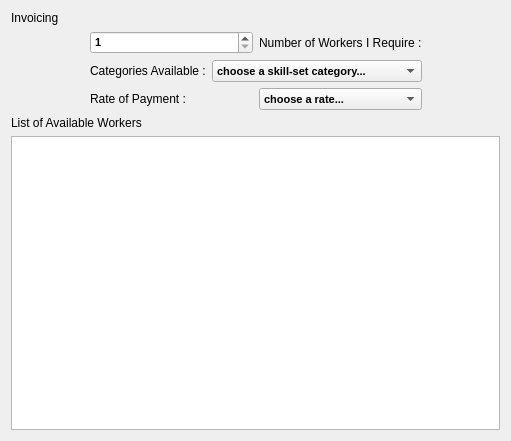
         <widget class="QWidget" name="layoutWidget_12">
          <property name="geometry">
           <rect>
            <x>790</x>
            <y>70</y>
            <width>511</width>
            <height>441</height>
           </rect>
          </property>
          <layout class="QVBoxLayout" name="verticalLayout_8">
           <item>
            <widget class="QLabel" name="label_11">
             <property name="font">
              <font>
               <family>System</family>
              </font>
             </property>
             <property name="text">
              <string>Invoicing</string>
             </property>
            </widget>
           </item>
           <item>
            <layout class="QHBoxLayout" name="horizontalLayout_8">
             <item>
              <spacer name="horizontalSpacer_16">
               <property name="orientation">
                <enum>Qt::Horizontal</enum>
               </property>
               <property name="sizeHint" stdset="0">
                <size>
                 <width>40</width>
                 <height>20</height>
                </size>
               </property>
              </spacer>
             </item>
             <item>
              <layout class="QVBoxLayout" name="verticalLayout_12">
               <item>
                <layout class="QHBoxLayout" name="horizontalLayout_9">
                 <item>
                  <widget class="QSpinBox" name="spinBox_workforce_2">
                   <property name="font">
                    <font>
                     <family>System</family>
                     <pointsize>8</pointsize>
                     <weight>75</weight>
                     <bold>true</bold>
                    </font>
                   </property>
                   <property name="statusTip">
                    <string>Number of wokers needed</string>
                   </property>
                   <property name="minimum">
                    <number>1</number>
                   </property>
                   <property name="maximum">
                    <number>600</number>
                   </property>
                  </widget>
                 </item>
                 <item>
                  <widget class="QLabel" name="label_12">
                   <property name="font">
                    <font>
                     <family>System</family>
                    </font>
                   </property>
                   <property name="text">
                    <string>Number of Workers I Require :</string>
                   </property>
                  </widget>
                 </item>
                </layout>
               </item>
               <item>
                <layout class="QHBoxLayout" name="horizontalLayout_10">
                 <item>
                  <widget class="QLabel" name="label_13">
                   <property name="font">
                    <font>
                     <family>System</family>
                    </font>
                   </property>
                   <property name="text">
                    <string>Categories Available :</string>
                   </property>
                   <property name="buddy">
                    <cstring>comboBox_skill_new</cstring>
                   </property>
                  </widget>
                 </item>
                 <item>
                  <widget class="QComboBox" name="comboBox_skill_new_2">
                   <property name="font">
                    <font>
                     <family>System</family>
                     <pointsize>8</pointsize>
                     <weight>75</weight>
                     <bold>true</bold>
                    </font>
                   </property>
                   <property name="statusTip">
                    <string>Skill set Requirment</string>
                   </property>
                   <item>
                    <property name="text">
                     <string>choose a skill-set category...</string>
                    </property>
                   </item>
                   <item>
                    <property name="text">
                     <string>House Keeping</string>
                    </property>
                   </item>
                   <item>
                    <property name="text">
                     <string>Cathering Services</string>
                    </property>
                   </item>
                   <item>
                    <property name="text">
                     <string>Gaurd/Watch Personnel</string>
                    </property>
                   </item>
                   <item>
                    <property name="text">
                     <string>Property Security</string>
                    </property>
                   </item>
                   <item>
                    <property name="text">
                     <string>Personal Security</string>
                    </property>
                   </item>
                   <item>
                    <property name="text">
                     <string>Accountants</string>
                    </property>
                   </item>
                   <item>
                    <property name="text">
                     <string>Event Organizing Personnel</string>
                    </property>
                   </item>
                   <item>
                    <property name="text">
                     <string>Electric Retailers Personnel</string>
                    </property>
                   </item>
                   <item>
                    <property name="text">
                     <string>Hardware Retailers Personnel</string>
                    </property>
                   </item>
                   <item>
                    <property name="text">
                     <string>Pharmacutical Retailers Personnel</string>
                    </property>
                   </item>
                   <item>
                    <property name="text">
                     <string>Electronic Retailers Personnel</string>
                    </property>
                   </item>
                   <item>
                    <property name="text">
                     <string>Agro Retailers Personnel</string>
                    </property>
                   </item>
                   <item>
                    <property name="text">
                     <string>Automobile Retailers Personnel</string>
                    </property>
                   </item>
                  </widget>
                 </item>
                </layout>
               </item>
               <item>
                <layout class="QHBoxLayout" name="horizontalLayout_11">
                 <item>
                  <widget class="QLabel" name="label_14">
                   <property name="font">
                    <font>
                     <family>System</family>
                    </font>
                   </property>
                   <property name="text">
                    <string>Rate of Payment :</string>
                   </property>
                   <property name="buddy">
                    <cstring>comboBox_payrate_new</cstring>
                   </property>
                  </widget>
                 </item>
                 <item>
                  <widget class="QComboBox" name="comboBox_payrate_new_2">
                   <property name="font">
                    <font>
                     <family>System</family>
                     <pointsize>8</pointsize>
                     <weight>75</weight>
                     <bold>true</bold>
                    </font>
                   </property>
                   <property name="statusTip">
                    <string>Payment Rate requirement</string>
                   </property>
                   <item>
                    <property name="text">
                     <string>choose a rate...</string>
                    </property>
                   </item>
                   <item>
                    <property name="text">
                     <string>per Hour</string>
                    </property>
                   </item>
                   <item>
                    <property name="text">
                     <string>per Day</string>
                    </property>
                   </item>
                   <item>
                    <property name="text">
                     <string>per Week</string>
                    </property>
                   </item>
                   <item>
                    <property name="text">
                     <string>per Month</string>
                    </property>
                   </item>
                  </widget>
                 </item>
                </layout>
               </item>
              </layout>
             </item>
             <item>
              <spacer name="horizontalSpacer_17">
               <property name="orientation">
                <enum>Qt::Horizontal</enum>
               </property>
               <property name="sizeHint" stdset="0">
                <size>
                 <width>40</width>
                 <height>20</height>
                </size>
               </property>
              </spacer>
             </item>
            </layout>
           </item>
           <item>
            <layout class="QVBoxLayout" name="verticalLayout_18">
             <item>
              <layout class="QVBoxLayout" name="verticalLayout_21">
               <item>
                <widget class="QLabel" name="label_15">
                 <property name="font">
                  <font>
                   <family>System</family>
                  </font>
                 </property>
                 <property name="text">
                  <string>List of Available Workers</string>
                 </property>
                </widget>
               </item>
               <item>
                <widget class="QTableView" name="tableView_workers_old">
                 <property name="font">
                  <font>
                   <family>System</family>
                   <pointsize>8</pointsize>
                   <weight>75</weight>
                   <bold>true</bold>
                  </font>
                 </property>
                 <property name="alternatingRowColors">
                  <bool>true</bool>
                 </property>
                 <property name="selectionMode">
                  <enum>QAbstractItemView::MultiSelection</enum>
                 </property>
                 <property name="selectionBehavior">
                  <enum>QAbstractItemView::SelectRows</enum>
                 </property>
                </widget>
               </item>
              </layout>
             </item>
            </layout>
           </item>
          </layout>
         </widget>
